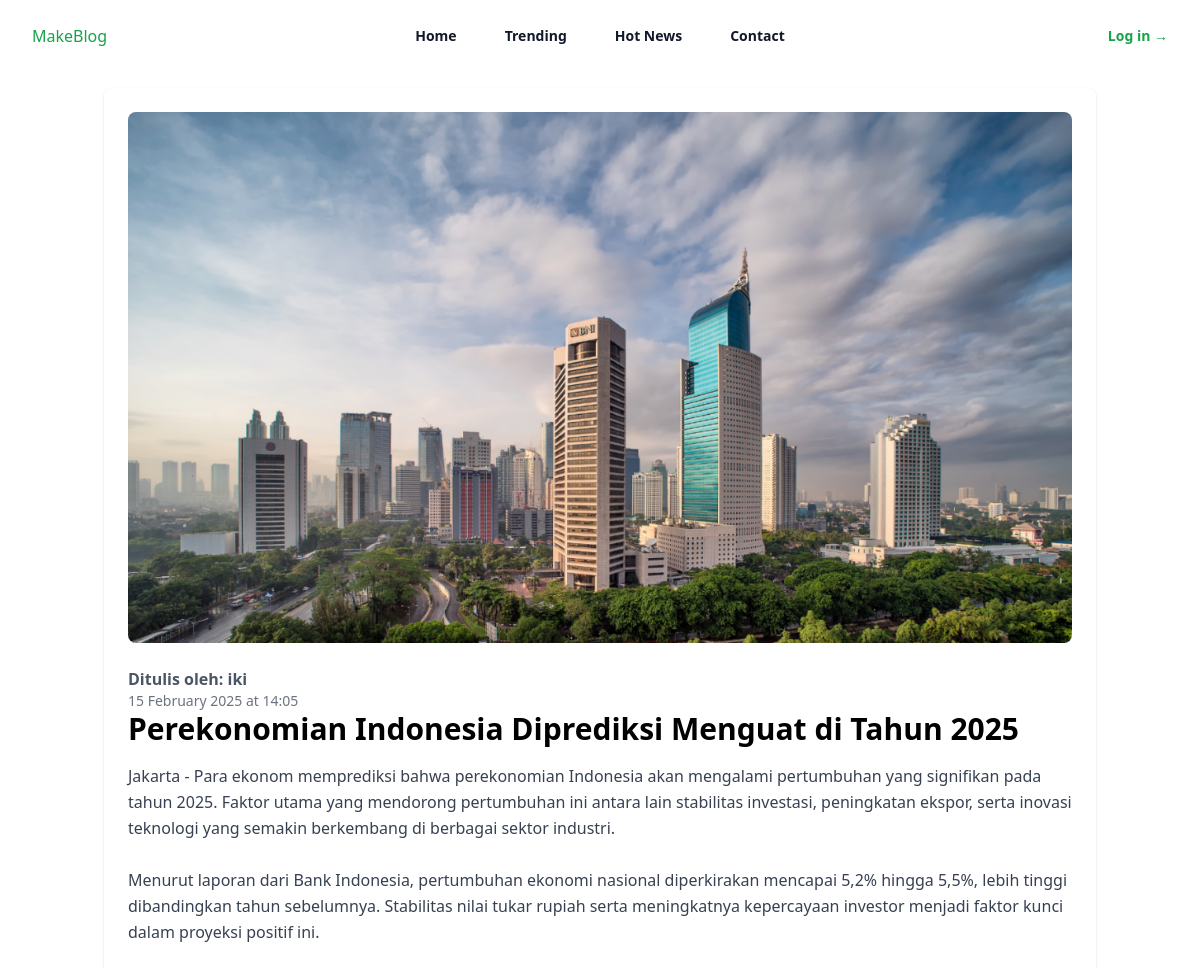
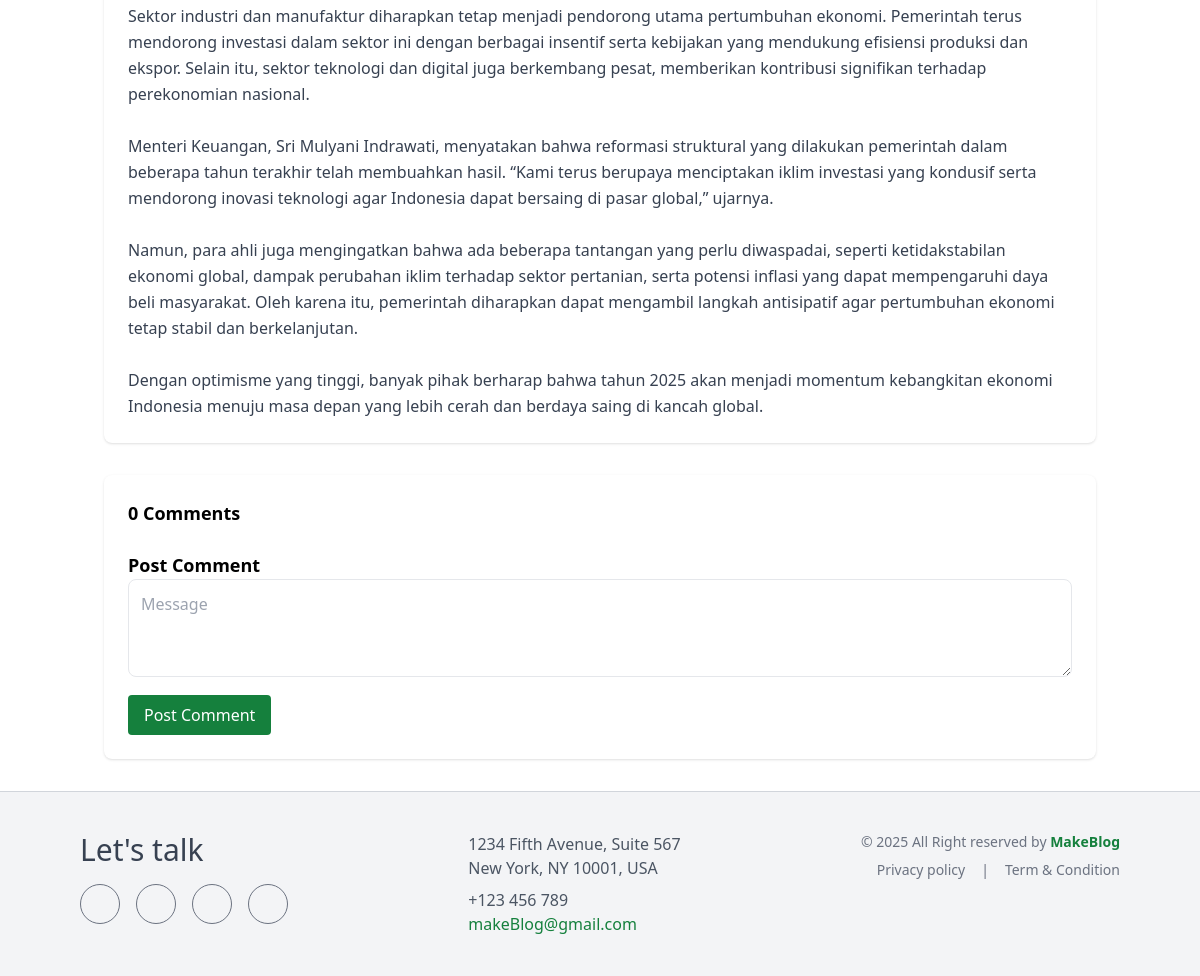
Page /view.php?id=4 on the committed database (2 pictures, top to bottom).
### tables this page shows
CREATE TABLE `artikel` (
  `id` int(11) NOT NULL,
  `judul` varchar(255) NOT NULL,
  `gambar` varchar(255) DEFAULT NULL,
  `tanggal` datetime DEFAULT current_timestamp(),
  `jam_publikasi` time NOT NULL DEFAULT curtime(),
  `penulis` varchar(100) NOT NULL,
  `isi` text NOT NULL,
  `kata_kunci` text DEFAULT NULL,
  `tanggal_revisi` datetime DEFAULT NULL,
  `status` enum('published','draft','withdrawn') DEFAULT 'published'
);

### Public/view.php (the view, shortened to what this page needs)
<?php
include '../includes/db.php';
include '../includes/header.php';
if (isset($_GET['id'])) {
    $id = intval($_GET['id']);
    $query = "SELECT * FROM artikel WHERE id = ?";
    $stmt = $conn->prepare($query);
    $stmt->bind_param("i", $id);
    $stmt->execute();
    $result = $stmt->get_result();
    $article = $result->fetch_assoc();
} else {
    echo "<script>alert('Artikel tidak ditemukan!'); window.location='index.php';</script>";
    exit();
}
$stmt = $conn->prepare("SELECT * FROM comments WHERE post_id = ? AND parent_id IS NULL ORDER BY created_at DESC");
$stmt->bind_param("i", $id);
$stmt->execute();
$comments = $stmt->get_result();
?>
<div class="container mx-auto px-4 py-8 mt-14">
    <div class="bg-white p-6 rounded-lg shadow">
        <img class="w-full h-auto object-cover rounded-lg mb-6" src="../uploads/<?= htmlspecialchars($article['gambar']); ?>" alt="<?= htmlspecialchars($article['judul']); ?>">
        <div class="mb-4">
            <p class="mt-6 text-gray-600 font-semibold">Ditulis oleh: <?= htmlspecialchars($article['penulis']); ?></p>
            <p class="text-gray-500 text-sm"><?= date('d F Y', strtotime($article['tanggal'])); ?> at <?= date('H:i', strtotime($article['jam_publikasi'])); ?></p>
            <h2 class="text-3xl font-bold"><?= htmlspecialchars($article['judul']); ?></h2>
        </div>
        <p class="text-gray-700 mt-4 leading-relaxed"><?= nl2br(htmlspecialchars($article['isi'])); ?></p>
    </div>
    <div class="bg-white p-6 rounded-lg shadow mt-8">
        <h2 class="text-lg font-semibold mb-4"><?= $comments->num_rows; ?> Comments</h2>
        <h3 class="text-lg font-semibold mt-6">Post Comment</h3>
        <form action="view.php?id=<?= $id; ?>" method="POST">
            <textarea name="comment" rows="3" class="w-full p-3 border rounded-lg" placeholder="Message"></textarea>
            <button type="submit" class="bg-green-700 text-white px-4 py-2 rounded mt-3">Post Comment</button>
        </form>
    </div>
</div>
<?php include '../includes/footer.php'; ?>

### rows in the picture
artikel: gambar (picture), penulis "iki", tanggal "15 February 2025", jam_publikasi "14:05", judul "Perekonomian Indonesia Diprediksi Menguat di Tahun 2025", isi "Jakarta - Para ekonom memprediksi bahwa perekonomian Indonesia akan mengalami pertumbuhan yang signifikan pada tahun 2025. Faktor utama yang mendorong pertumbuhan ini antara lain stabilitas investasi, peningkatan ekspor, serta inovasi teknologi yang semakin berkembang di berbagai sektor industri. Menurut laporan dari Bank Indonesia, pertumbuhan ekonomi nasional diperkirakan mencapai 5,2% hingga 5,5%, lebih tinggi dibandingkan tahun sebelumnya. Stabilitas nilai tukar rupiah serta meningkatnya kepercayaan investor menjadi faktor kunci dalam proyeksi positif ini. Sektor industri dan manufaktur diharapkan tetap menjadi pendorong utama pertumbuhan ekonomi. Pemerintah terus mendorong investasi…"

### other values in the picture
$comments->num_rows "0"
